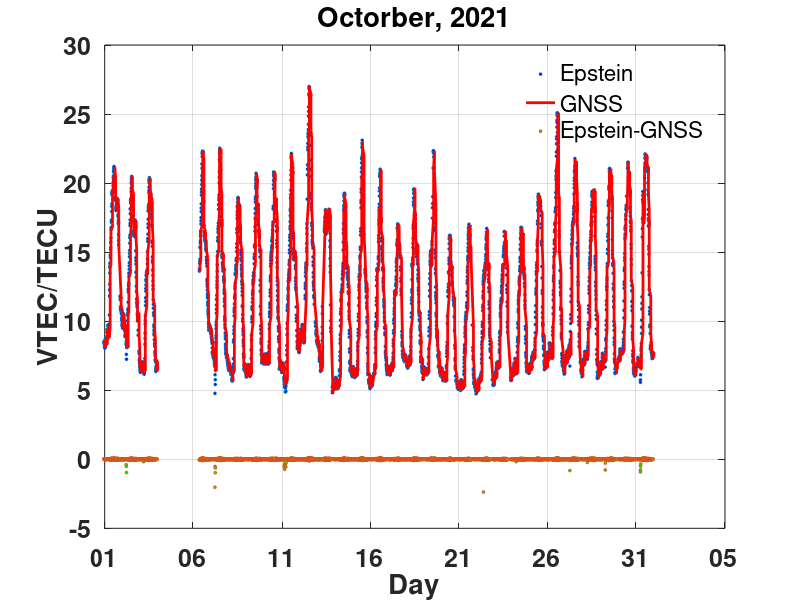
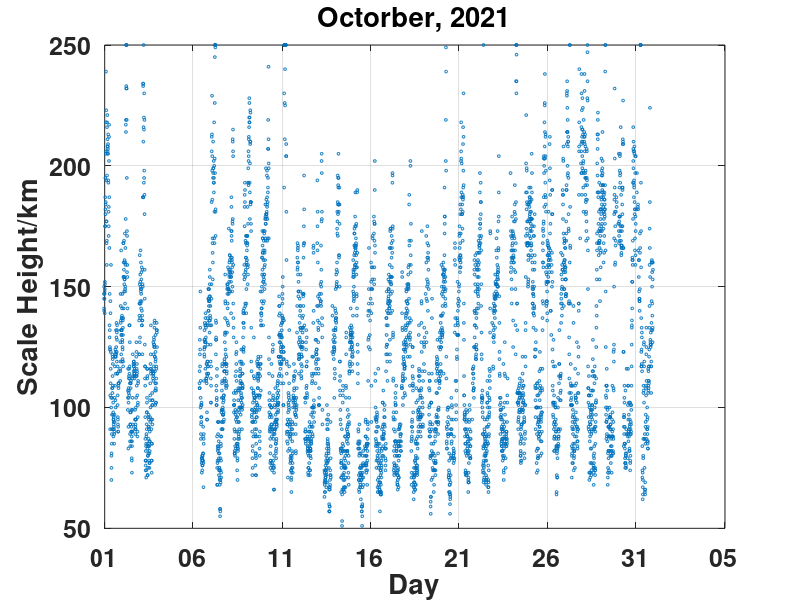

Write MATLAB code to recreate these figures, in order. (Note: this script raises an error after producing the figures.)
clear all;
close all;

%%%%matched with GNSS TEC
load('timeD.mat');
load('gTEC.mat');
load('timeY.mat');

load('TECdata_10.mat');
Vtec=TECdata_10.Vtec;
gTEC=TECdata_10.gTEC;
t=TECdata_10.t;
iv=TECdata_10.iv;
ig=TECdata_10.ig;
HFin=TECdata_10.HFin;
startTime = t(1);
endTime = t(end);

%%%%Figure 2
figure;
set(gcf,'unit', 'normalized', 'position',[0.1,0.1,0.9,0.5]);
plot(t, Vtec(iv), 'o', 'MarkerSize', 2, 'MarkerFaceColor','b');
hold on;
plot(t, gTEC(ig), 'r', 'LineWidth', 2);
hold on;
plot(t, Vtec(iv)-gTEC(ig), 'o', 'MarkerSize', 2, 'MarkerFaceColor','g');
xlim([startTime endTime]);
set(gca, 'xtick', startTime : datenum(0, 0, 0, 24, 0, 0) : endTime);
grid on;
datetick('x', 'dd');
% legend('\beta-Chapman', 'GNSS', 'Chapman-GNSS');
legend('Epstein', 'GNSS', 'Epstein-GNSS');
legend('boxoff');

xlabel('Day');
ylabel('VTEC/TECU');
title('Octorber, 2021');
set(gca,'FontSize',18, 'FontWeight','bold');

%%%%Figure 3
HFin(find(HFin==0)) = NaN;
HFin = HFin(iv);
figure;
set(gcf,'unit', 'normalized', 'position',[0.1,0.1,0.9,0.5]);
plot(t, HFin, 'o', 'MarkerSize', 2);
xlim([startTime endTime]);
set(gca, 'xtick', startTime : datenum(0, 0, 0, 24, 0, 0) : endTime);
x_label = 1001 : 1 : 1031;
x_label = [x_label 1101];
set(gca, 'xticklabel', x_label);
grid on;
datetick('x', 'dd');

xlabel('Day');
ylabel('Scale Height/km');
ylim([50 250]);
% yticks([40 80 120 160 200]);
title('Octorber, 2021');
set(gca,'FontSize',18, 'FontWeight','bold');



%%%Figure 4 monthly meadian value
% clear all;
% close all;
Htdata_2021=[];
for imon=1:12
    datafile=sprintf('Htdata_%02d.mat',imon);
    load(datafile);
   
end

Htdata_2021=[Htdata_01.month_Ht_data;Htdata_02.month_Ht_data;Htdata_03.month_Ht_data;Htdata_04.month_Ht_data;
           Htdata_05.month_Ht_data;Htdata_06.month_Ht_data;Htdata_07.month_Ht_data; Htdata_08.month_Ht_data;
           Htdata_09.month_Ht_data; Htdata_10.month_Ht_data; Htdata_11.month_Ht_data; Htdata_12.month_Ht_data];
F = Htdata_2021;
F(1, :) = fillmissing(F(1, :), 'makima', 2);
F(end, :) = fillmissing(F(end, :), 'makima', 2);
F(:, 1) = fillmissing(F(:, 1), 'makima', 2);
F(:, end) = fillmissing(F(:, end), 'makima', 2);
F = fillmissing(F, 'makima', 2);
F(F < 40) = NaN;
F(F > 250) = NaN;
F = fillmissing(F, 'makima', 1);
F(F < 40) = NaN;
F(F > 250) = NaN;
F = fillmissing(F, 'makima', 2);
F(F > 250) = NaN;
F = fillmissing(F, 'makima', 1);

Htdata_2021_makima=F;
save('Htdata_2021_makima.mat','Htdata_2021_makima');

figure;
subplot(3,4,1);
plot(0:23,Htdata_01.month_Ht_data','Color',[0.831372559070587 0.815686285495758 0.7843137383461]);hold on;
month_median_value=nanmedian(Htdata_01.month_Ht_data,1);
plot(0:23,month_median_value,'r','linewidth',2);
axis([0 23 50 250]);
set(gca, 'xtick', 0: 4: 23);
set(gca, 'ytick', 50: 50: 250);
set(gca, 'XTickLabelRotation',0);
%xlabel('Local Time (hour)');
%ylabel('Effetive Scale Heights (km)');
title('Jan');
set(gca,'FontSize',18, 'FontWeight','bold');
grid on;

subplot(3,4,2);
plot(0:23,Htdata_02.month_Ht_data','Color',[0.831372559070587 0.815686285495758 0.7843137383461]);hold on;
month_median_value=nanmedian(Htdata_02.month_Ht_data,1);
plot(0:23,month_median_value,'r','linewidth',2);
axis([0 23 50 250]);
set(gca, 'xtick', 0: 4: 23);
set(gca, 'ytick', 50: 50: 250);
set(gca, 'XTickLabelRotation',0);
%xlabel('Local Time (hour)');
%ylabel('Effetive Scale Heights (km)');
title('Feb');
set(gca,'FontSize',18, 'FontWeight','bold');
grid on;

subplot(3,4,3);
plot(0:23,Htdata_03.month_Ht_data','Color',[0.831372559070587 0.815686285495758 0.7843137383461]);hold on;
month_median_value=nanmedian(Htdata_03.month_Ht_data,1);
plot(0:23,month_median_value,'r','linewidth',2);
axis([0 23 50 250]);
set(gca, 'xtick', 0: 4: 23);
set(gca, 'ytick', 50: 50: 250);
set(gca, 'XTickLabelRotation',0);
%xlabel('Local Time (hour)');
%ylabel('Effetive Scale Heights (km)');
title('Mar');
set(gca,'FontSize',18, 'FontWeight','bold');
grid on;

subplot(3,4,4);
plot(0:23,Htdata_04.month_Ht_data','Color',[0.831372559070587 0.815686285495758 0.7843137383461]);hold on;
month_median_value=nanmedian(Htdata_04.month_Ht_data,1);
plot(0:23,month_median_value,'r','linewidth',2);
axis([0 23 50 250]);
set(gca, 'xtick', 0: 4: 23);
set(gca, 'ytick', 50: 50: 250);
set(gca, 'XTickLabelRotation',0);
%xlabel('Local Time (hour)');
%ylabel('Effetive Scale Heights (km)');
title('Apr');
set(gca,'FontSize',18, 'FontWeight','bold');
grid on;

subplot(3,4,5);
plot(0:23,Htdata_05.month_Ht_data','Color',[0.831372559070587 0.815686285495758 0.7843137383461]);hold on;
month_median_value=nanmedian(Htdata_05.month_Ht_data,1);
plot(0:23,month_median_value,'r','linewidth',2);
axis([0 23 50 250]);
set(gca, 'xtick', 0: 4: 23);
set(gca, 'ytick', 50: 50: 250);
set(gca, 'XTickLabelRotation',0);
ylabel('Effetive Scale Heights (km)');
title('May');
set(gca,'FontSize',18, 'FontWeight','bold');
grid on;

subplot(3,4,6);
plot(0:23,Htdata_06.month_Ht_data','Color',[0.831372559070587 0.815686285495758 0.7843137383461]);hold on;
month_median_value=nanmedian(Htdata_06.month_Ht_data,1);
plot(0:23,month_median_value,'r','linewidth',2);
axis([0 23 50 250]);
set(gca, 'xtick', 0: 4: 23);
set(gca, 'ytick', 50: 50: 250);
set(gca, 'XTickLabelRotation',0);

title('Jun');
set(gca,'FontSize',18, 'FontWeight','bold');
grid on;

subplot(3,4,7);
plot(0:23,Htdata_07.month_Ht_data','Color',[0.831372559070587 0.815686285495758 0.7843137383461]);hold on;
month_median_value=nanmedian(Htdata_07.month_Ht_data,1);
plot(0:23,month_median_value,'r','linewidth',2);
axis([0 23 50 250]);
set(gca, 'xtick', 0: 4: 23);
set(gca, 'ytick', 50: 50: 250);
set(gca, 'XTickLabelRotation',0);

title('Jul');
set(gca,'FontSize',18, 'FontWeight','bold');
grid on;

subplot(3,4,8);
plot(0:23,Htdata_08.month_Ht_data','Color',[0.831372559070587 0.815686285495758 0.7843137383461]);hold on;
month_median_value=nanmedian(Htdata_08.month_Ht_data,1);
plot(0:23,month_median_value,'r','linewidth',2);
axis([0 23 50 250]);
set(gca, 'xtick', 0: 4: 23);
set(gca, 'ytick', 50: 50: 250);
set(gca, 'XTickLabelRotation',0);

title('Aug');
set(gca,'FontSize',18, 'FontWeight','bold');
grid on;

subplot(3,4,9);
plot(0:23,Htdata_09.month_Ht_data','Color',[0.831372559070587 0.815686285495758 0.7843137383461]);hold on;
month_median_value=nanmedian(Htdata_09.month_Ht_data,1);
plot(0:23,month_median_value,'r','linewidth',2);
axis([0 23 50 250]);
set(gca, 'xtick', 0: 4: 23);
set(gca, 'ytick', 50: 50: 250);
set(gca, 'XTickLabelRotation',0);
xlabel('Local Time (hour)');

title('Sept');
set(gca,'FontSize',18, 'FontWeight','bold');
grid on;

subplot(3,4,10);
plot(0:23,Htdata_10.month_Ht_data','Color',[0.831372559070587 0.815686285495758 0.7843137383461]);hold on;
month_median_value=nanmedian(Htdata_10.month_Ht_data,1);
plot(0:23,month_median_value,'r','linewidth',2);
axis([0 23 50 250]);
set(gca, 'xtick', 0: 4: 23);
set(gca, 'ytick', 50: 50: 250);
set(gca, 'XTickLabelRotation',0);
xlabel('Local Time (hour)');

title('Oct');
set(gca,'FontSize',18, 'FontWeight','bold');
grid on;

subplot(3,4,11);
plot(0:23,Htdata_11.month_Ht_data','Color',[0.831372559070587 0.815686285495758 0.7843137383461]);hold on;
month_median_value=nanmedian(Htdata_11.month_Ht_data,1);
plot(0:23,month_median_value,'r','linewidth',2);
axis([0 23 50 250]);
set(gca, 'xtick', 0: 4: 23);
set(gca, 'ytick', 50: 50: 250);
set(gca, 'XTickLabelRotation',0);
xlabel('Local Time (hour)');

title('Nov');
set(gca,'FontSize',18, 'FontWeight','bold');
grid on;

subplot(3,4,12);
plot(0:23,Htdata_12.month_Ht_data','Color',[0.831372559070587 0.815686285495758 0.7843137383461]);hold on;
month_median_value=nanmedian(Htdata_12.month_Ht_data,1);
plot(0:23,month_median_value,'r','linewidth',2);
axis([0 23 50 250]);
set(gca, 'xtick', 0: 4: 23);
set(gca, 'ytick', 50: 50: 250);
set(gca, 'XTickLabelRotation',0);
xlabel('Local Time (hour)');

title('Dec');
set(gca,'FontSize',18, 'FontWeight','bold');
grid on;


%%%%Figures 5-7  EOF model
load('Htdata_2021_makima.mat');
%%0.
tmp = Htdata_2021_makima';
[row, col] = size(tmp);
for i = 1 : row
    Tmp(i, :) = tmp(i, :) - mean(tmp(i, :));
end

%%1.
datatmp=tmp;%(1,:);
data_cov=datatmp*datatmp';%cov(datatmp');
%%2.
[eof,eigenvalue]=eig(data_cov);
ei = sum(eigenvalue);
k = ei/sum(ei);


a=data_cov*eof;
b=eof*eigenvalue;
%%3.PC
PC=eof'*datatmp;%dot(eof,datatmp_avg);
startTime = datenum('00:00:00');
endTime = datenum('23:59:59');

me = mean(tmp, 2);

%%4.
eof_tmp=eof;
eoftem=eof_tmp(:,20:24)*PC(20:24,:);%(1,:);

%%%%%%Figure 5
figure;
set(gcf,'unit', 'normalized', 'position',[0.1,0.1,0.9,0.4]);
xData = 0:23;%startTime : datenum(0, 0, 0, 1, 0, 0) : endTime;
yyaxis left
plot(xData, eof_tmp(:,24), 'b-o', 'MarkerSize', 6,'linewidth',1.5);
ylabel('E1');
ylim([0.15 0.3]);

hold on;
yyaxis right
plot(xData, mean(tmp, 2),  'r-^', 'MarkerSize', 6,'linewidth',1.5)

ylabel('Scale Height (km)');
xlabel('Local Time (hour)');
set(gca, 'xtick', 0 : 2 : 23);
legend( 'E1','Scale Height');
legend('boxoff');
grid on;
set(gca,'FontSize',18, 'FontWeight','bold');
axis([0 23 100 180]);
title('The First Eigen Function');

%%%%%%Figure 6
figure;
set(gcf,'unit', 'normalized', 'position',[0.1,0.1,0.9,0.4]);
plot(xData, eof_tmp(:,23), 'r-o', 'MarkerSize', 6,'linewidth',1.5);
hold on;
plot(xData, eof_tmp(:,22),  'g-^', 'MarkerSize', 6,'linewidth',1.5)
hold on;
plot(xData, eof_tmp(:,21),  'b-p', 'MarkerSize', 6,'linewidth',1.5)
hold on;
plot(xData, eof_tmp(:,20),  'k-p', 'MarkerSize', 6,'linewidth',1.5)

legend('E2', 'E3', 'E4', 'E5');
legend('boxoff');
grid on;
ylabel('Base Functions');
xlabel('Local Time (hour)');
set(gca, 'xtick', 0 : 2 : 23);
set(gca,'FontSize',18, 'FontWeight','bold');
set(gca, 'xtick', 0 : 2 : 23);
set(gca, 'ytick', -0.5 : 0.25 : 0.5);
axis([0 23 -0.7 0.5]);
title('The Second, Third, Fourth and Fifth Eigen Functions');


%%%%%%Figure 7
newH = reshape(eoftem, 1, 24 * 365);
oldH = reshape(tmp, 1, 24 * 365);
x = oldH;
y = newH;
R = corrcoef(x, y);
Htdata_2021_makima_EOF=eoftem;
save('Htdata_2021_makima_EOF.mat','Htdata_2021_makima_EOF');

p = polyfit(x,y,1);
yfit = polyval(p,x);
% nyfit(nyfit > 200) = 200;
figure;
plot(x, y, 'o', 'MarkerSize', 2);
hold on;
plot(x, yfit, 'r', 'LineWidth', 2);
xlim([40 250]);
ylim([40 250]);
% xlabel('原始标高/km');
% ylabel('重构标高/km');
xlabel('Best-fit Scale Height (km)');
ylabel('Reconstructed Scale Height (km)');
set(gca,'FontSize',18, 'FontWeight','bold');

yresid = y - yfit;
SSresid = sum(yresid.^2);
SStotal = (length(y)-1) * var(y);
rsq = 1 - SSresid/SStotal;

%%%%Figure 8 reconstructed TEC in October for 5min
load('ReCON_TECdata_10.mat');
Vtec=ReCON_TECdata_10.Vtec;
gTEC=ReCON_TECdata_10.gTEC;
t=ReCON_TECdata_10.t;
iv=ReCON_TECdata_10.iv;
ig=ReCON_TECdata_10.ig;
HFin=ReCON_TECdata_10.HFin;
deleHC = Vtec(iv)-gTEC(ig);
%%%%%%%%
figure;
plot(t, Vtec(iv), 'o', 'MarkerSize', 2, 'MarkerFaceColor','b');
hold on;
plot(t, gTEC(ig), 'r', 'LineWidth', 2);
hold on;
plot(t, Vtec(iv)-gTEC(ig), 'o', 'MarkerSize', 2, 'MarkerFaceColor','g');
xlim([startTime endTime]);
set(gca, 'xtick', startTime : datenum(0, 0, 0, 24, 0, 0) : endTime);
set(gcf,'unit', 'normalized', 'position',[0.1,0.1,0.9,0.4]);
% set(gca, 'xticklabel', x_label);
datetick('x', 'dd');
grid on;
legend('Epstein', 'GNSS', 'Epstein-GNSS');
legend('boxoff');
% xlabel('鏃堕棿/鏃ユ湡');
xlabel('Day');
ylabel('VTEC/TECU');
title('Octorber, 2021');
set(gca,'FontSize',18, 'FontWeight','bold');

%%%%%Figure 9 reconstructed TEC in 2021
%%%%the reconstructed data includes the density profiles, so it is large.
%%%%If interesting, please access it by contact me (chuajiang@whu.edu.cn)
% load('reconstructed_data.mat');
% time=reconstructed_data.time;
% t=reconstructed_data.t;
% iv=reconstructed_data.iv;
% ig=reconstructed_data.ig;
% Vtec=reconstructed_data.Vtec;
% f2VTEC=reconstructed_data.f2VTEC;
% iono_profiles=reconstructed_data.iono_profiles;
% 
% deleHC = Vtec(iv)-gTEC(ig);
% %%%Figure 9 histogram of error
% figure;
% edges = [-10 : 0.5 : 10];
% histogram(deleHC, edges);
% xlim([-10, 10]);
% % ylim([0, 800]);
% grid on;
% xlabel("\DeltaVTEC/TECU");
% ylabel("Number");
% title('Reconstructed TEC compared with GNSS TEC in 2021');
% set(gca,'FontSize',18, 'FontWeight','bold');
% 
% 
% length(deleHC(deleHC >= -2.5 & deleHC <= 2.5)) / length(deleHC)

%%%%Figure 10 Swarm B at 530 km compared with topside profiles
% load('SwarmB_03.mat');
% load('SwarmB_08.mat');
% load('SwarmB_12.mat');
% 
% figure;
% swarm_ne=SwarmB_03.ne;
% swarm_time=SwarmB_03.time+datenum(0,0,0,8,0,0);
% tindex=1;
% [minvalue,ipos]=min(abs(swarm_time(tindex)-reconstructed_data.time));%minvalue< 1hour
% subplot(2,2,1);
% plot(reconstructed_data.iono_profiles(ipos,:),90:0.1:90+0.1*(length(reconstructed_data.iono_profiles(ipos,:))-1),'k','linewidth',2); hold on;
% scatter(swarm_ne(tindex)*1e6,530,'*','b','linewidth',8,'Marker','pentagram');
% strtitle=sprintf('%s BJT',datestr(swarm_time(tindex)));
% title(strtitle);
% axis([0 10e11 90 800]);
% xlabel('Density (m^-^3)');
% ylabel('Altitude (km)');
% set(gca,'FontSize',14, 'FontWeight','bold');
% 
% 
% swarm_ne=SwarmB_08.ne;
% swarm_time=SwarmB_08.time+datenum(0,0,0,8,0,0);
% tindex=1;
% [minvalue,ipos]=min(abs(swarm_time(tindex)-reconstructed_data.time));%minvalue< 1hour
% subplot(2,2,2);
% plot(reconstructed_data.iono_profiles(ipos,:),90:0.1:90+0.1*(length(reconstructed_data.iono_profiles(ipos,:))-1),'k','linewidth',2); hold on;
% scatter(swarm_ne(tindex)*1e6,530,'*','b','linewidth',8,'Marker','pentagram');
% strtitle=sprintf('%s BJT',datestr(swarm_time(tindex)));
% title(strtitle);
% axis([0 4e11 90 800]);
% xlabel('Density (m^-^3)');
% ylabel('Altitude (km)');
% set(gca,'FontSize',14, 'FontWeight','bold');
% tindex=4;
% [minvalue,ipos]=min(abs(swarm_time(tindex)-reconstructed_data.time));%minvalue< 1hour
% subplot(2,2,3);
% plot(reconstructed_data.iono_profiles(ipos,:),90:0.1:90+0.1*(length(reconstructed_data.iono_profiles(ipos,:))-1),'k','linewidth',2); hold on;
% scatter(swarm_ne(tindex)*1e6,530,'*','b','linewidth',8,'Marker','pentagram');
% strtitle=sprintf('%s BJT',datestr(swarm_time(tindex)));
% title(strtitle);
% axis([0 4e11 90 800]);
% xlabel('Density (m^-^3)');
% ylabel('Altitude (km)');
% set(gca,'FontSize',14, 'FontWeight','bold');
% 
% swarm_ne=SwarmB_12.ne;
% swarm_time=SwarmB_12.time+datenum(0,0,0,8,0,0);
% tindex=2;
% [minvalue,ipos]=min(abs(swarm_time(tindex)-reconstructed_data.time));%minvalue< 1hour
% subplot(2,2,4);
% plot(reconstructed_data.iono_profiles(ipos,:),90:0.1:90+0.1*(length(reconstructed_data.iono_profiles(ipos,:))-1),'k','linewidth',2); hold on;
% scatter(swarm_ne(tindex)*1e6,530,'*','b','linewidth',8,'Marker','pentagram');
% strtitle=sprintf('%s BJT',datestr(swarm_time(tindex)));
% title(strtitle);
% axis([0 10e11 90 800]);
% xlabel('Density (m^-^3)');
% ylabel('Altitude (km)');
% set(gca,'FontSize',14, 'FontWeight','bold');


